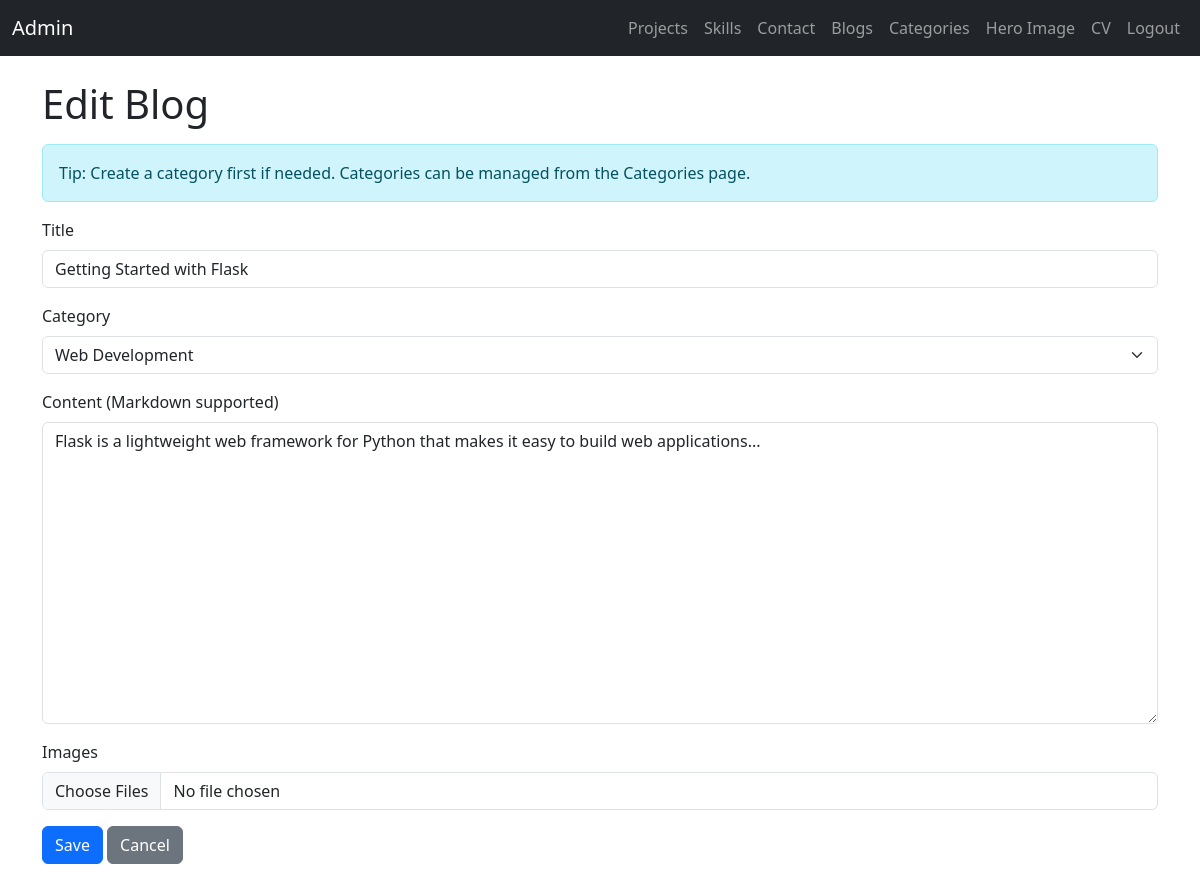
Screenshot of /admin/blogs/1/edit (signed in) with the database file from the repository.
### backend/models.py (models this page shows, shortened)
class Blog(db.Model):
	__tablename__ = "blogs"
	id: Mapped[int] = mapped_column(Integer, primary_key=True)
	title: Mapped[str] = mapped_column(String(200), nullable=False)
	category_id: Mapped[int | None] = mapped_column(Integer, ForeignKey("blog_categories.id"), nullable=True)
	content: Mapped[str] = mapped_column(Text, nullable=False)
	created_at: Mapped[datetime] = mapped_column(DateTime, default=datetime.utcnow, nullable=False)
	category: Mapped[BlogCategory | None] = relationship("BlogCategory", back_populates="blogs")
	images: Mapped[list["BlogImage"]] = relationship("BlogImage", back_populates="blog", cascade="all, delete-orphan")

class BlogCategory(db.Model):
	__tablename__ = "blog_categories"
	id: Mapped[int] = mapped_column(Integer, primary_key=True)
	name: Mapped[str] = mapped_column(String(120), unique=True, nullable=False)
	blogs: Mapped[list["Blog"]] = relationship("Blog", back_populates="category", cascade="all, delete-orphan")

### backend/admin.py (the view, shortened to what this page needs)
@admin_bp.route("/blogs/<int:item_id>/edit", methods=["GET", "POST"])
@login_required
def admin_blog_edit(item_id: int):
	item = Blog.query.get_or_404(item_id)
	cats = BlogCategory.query.all()
	return render_template("admin/blog_form.html", item=item, categories=cats)

### backend/auth.py (called while the page is built)
def login_required(view_func):
	@wraps(view_func)
	def wrapped(*args, **kwargs):
		if not session.get("admin_logged_in"):
			return redirect(url_for("auth.login"))
		return view_func(*args, **kwargs)
	return wrapped

### templates/admin/blog_form.html (shortened to what this page needs)
{% extends 'admin/base.html' %}
{% block content %}
<h1 class="mb-3">{{ 'Edit' if item else 'Create' }} Blog</h1>
<div class="alert alert-info">Tip: Create a category first if needed. Categories can be managed from the Categories page.</div>
<form method="post" enctype="multipart/form-data">
	<div class="mb-3">
		<label class="form-label">Title</label>
		<input class="form-control" name="title" value="{{ item.title if item else '' }}" required />
	</div>
	<div class="mb-3">
		<label class="form-label">Category</label>
		<select class="form-select" name="category_id">
			{% for c in categories %}
				<option value="{{ c.id }}" {% if item and item.category_id==c.id %}selected{% endif %}>{{ c.name }}</option>
			{% endfor %}
		</select>
	</div>
	<div class="mb-3">
		<label class="form-label">Content (Markdown supported)</label>
		<textarea class="form-control" rows="12" name="content" placeholder="Use Markdown for formatting" required>{{ item.content if item else '' }}</textarea>
	</div>
	<div class="mb-3">
		<label class="form-label">Images</label>
		<input class="form-control" type="file" name="images" accept="image/*" multiple />
	</div>
	<div class="mt-3">
		<button class="btn btn-primary">Save</button>
		<a class="btn btn-secondary" href="{{ url_for('admin.admin_blogs') }}">Cancel</a>
	</div>
</form>
{% endblock %}

### rows the page displays
Blog: title "Getting Started with Flask", category_id "Web Development", content "Flask is a lightweight web framework for Python that makes it easy to build web applications..."

### other values shown
{{ 'Edit' if item else 'Create' }} "Edit"
